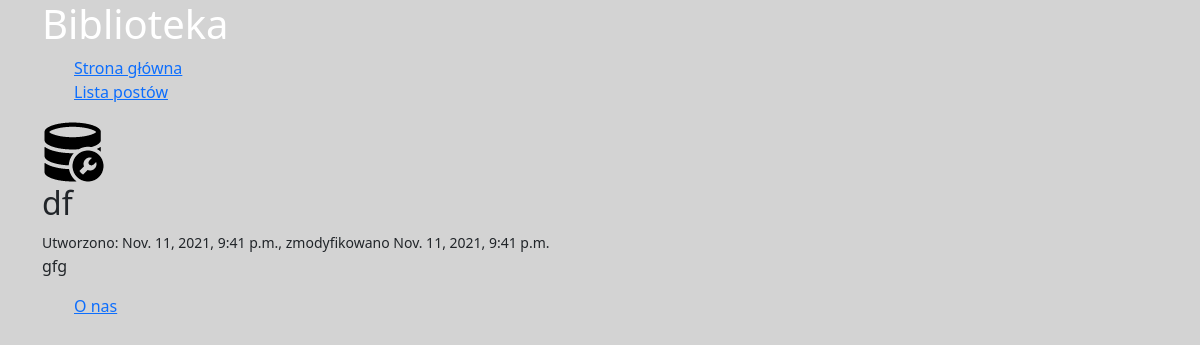
Before: /posts/1 with the older database file.
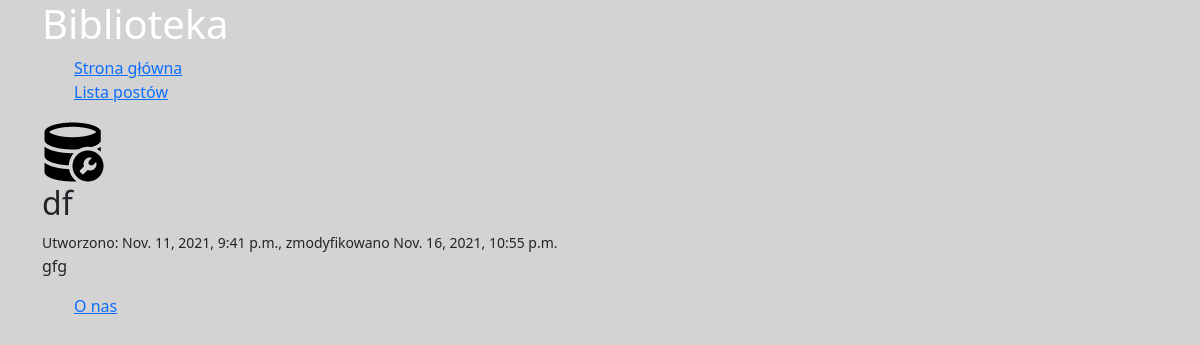
After: the same page with the newer database file.
### posts/models.py (models this page shows, shortened)
class Post(models.Model):
    title = models.CharField(max_length=255)
    content = models.TextField()
    published = models.BooleanField(default=False)
    created = models.DateTimeField(auto_now_add=True)
    modified = models.DateTimeField(auto_now=True)
    sponsored = models.BooleanField(default=False)
    author = models.ForeignKey("auth.User", on_delete=models.CASCADE)
    tags = models.ManyToManyField('tags.Tag', related_name="posts")
    category = models.ManyToManyField('posts.Category')

### posts/views.py (the view)
# urls.py: path('<int:post_id>', posts_details, name="details"),
def posts_details(request, post_id):
    post = Post.objects.get(pk=post_id)
    context = {'post': post}
    return render(request, 'posts/details.html', context)

### posts/templates/posts/details.html
{% extends 'base.html' %}
{% load static %}
{% block styles %}
    <link href="{% static 'posts/css/style.css' %}" rel="stylesheet">
{% endblock %}
{% block content %}
    {% if post %}
        <h2>{{  post.title }}</h2>
        <div>
            <small>Utworzono: {{  post.created }}, zmodyfikowano {{  post.modified }}</small>
        </div>
        <div>
            <p>{{ post.content }}</p>
        </div>
    {% else %}
        <p>Chyba nie ma nic</p>
    {% endif %}
{% endblock %}

Changed rows visible on the page:
changed Post "df": modified "Nov. 11, 2021, 9:41 p.m." → "Nov. 16, 2021, 10:55 p.m."
